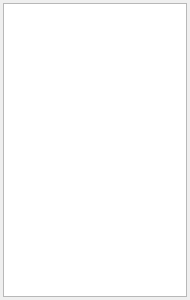
<?xml version="1.0" encoding="UTF-8"?>
<ui version="4.0">
 <class>TablePanelWidget</class>
 <widget class="QWidget" name="TablePanelWidget">
  <property name="geometry">
   <rect>
    <x>0</x>
    <y>0</y>
    <width>190</width>
    <height>300</height>
   </rect>
  </property>
  <property name="sizePolicy">
   <sizepolicy hsizetype="Fixed" vsizetype="Preferred">
    <horstretch>0</horstretch>
    <verstretch>0</verstretch>
   </sizepolicy>
  </property>
  <property name="minimumSize">
   <size>
    <width>190</width>
    <height>0</height>
   </size>
  </property>
  <property name="windowTitle">
   <string>Form</string>
  </property>
  <layout class="QHBoxLayout" name="horizontalLayout">
   <property name="spacing">
    <number>3</number>
   </property>
   <property name="leftMargin">
    <number>3</number>
   </property>
   <property name="topMargin">
    <number>3</number>
   </property>
   <property name="rightMargin">
    <number>3</number>
   </property>
   <property name="bottomMargin">
    <number>3</number>
   </property>
   <item>
    <widget class="QTableView" name="tableTableView">
     <property name="sizePolicy">
      <sizepolicy hsizetype="Fixed" vsizetype="MinimumExpanding">
       <horstretch>0</horstretch>
       <verstretch>0</verstretch>
      </sizepolicy>
     </property>
     <property name="minimumSize">
      <size>
       <width>180</width>
       <height>0</height>
      </size>
     </property>
     <property name="autoFillBackground">
      <bool>true</bool>
     </property>
     <property name="sizeAdjustPolicy">
      <enum>QAbstractScrollArea::AdjustIgnored</enum>
     </property>
     <property name="editTriggers">
      <set>QAbstractItemView::NoEditTriggers</set>
     </property>
     <property name="alternatingRowColors">
      <bool>true</bool>
     </property>
     <property name="selectionBehavior">
      <enum>QAbstractItemView::SelectItems</enum>
     </property>
     <attribute name="horizontalHeaderVisible">
      <bool>false</bool>
     </attribute>
     <attribute name="horizontalHeaderHighlightSections">
      <bool>false</bool>
     </attribute>
     <attribute name="verticalHeaderVisible">
      <bool>false</bool>
     </attribute>
     <attribute name="verticalHeaderHighlightSections">
      <bool>false</bool>
     </attribute>
    </widget>
   </item>
  </layout>
 </widget>
 <resources/>
 <connections/>
</ui>
